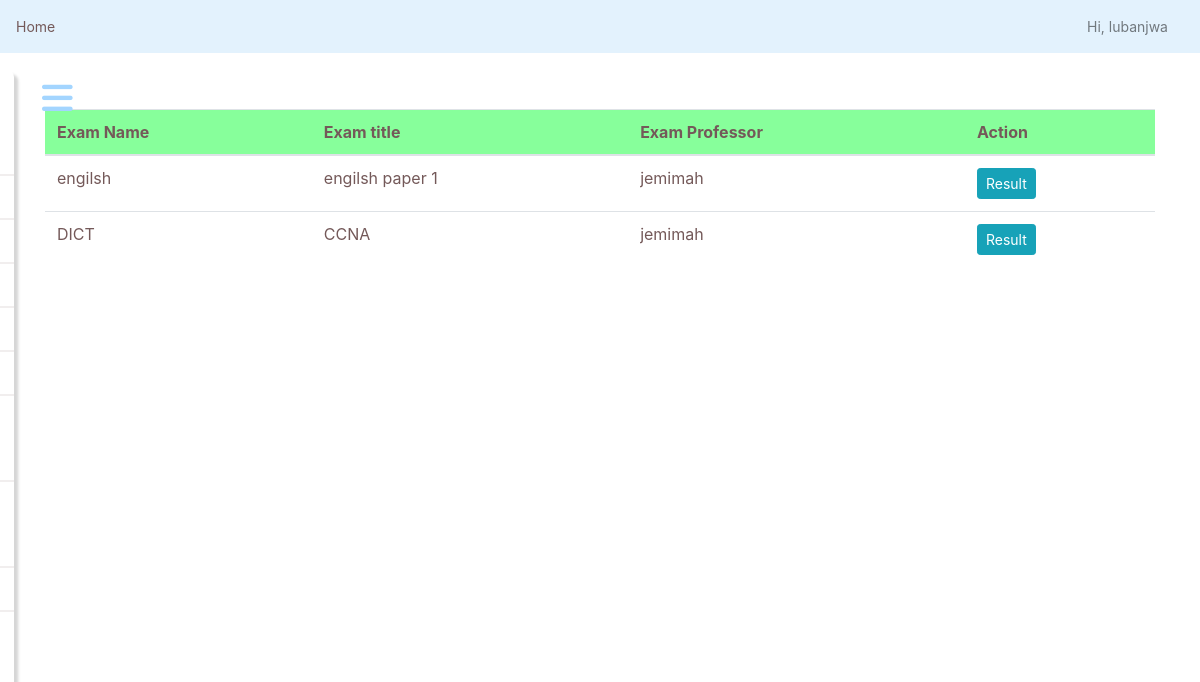
The app's page /exams/student/previous/ (signed in) with its own data.
### questions/models.py (models this page shows)
class Exam_Model(models.Model):
    professor = models.ForeignKey(User, limit_choices_to={'groups__name': "Professor"}, on_delete=models.CASCADE)
    name = models.CharField(max_length=50)
    total_marks = models.IntegerField()
    question_paper = models.ForeignKey(Question_Paper, on_delete=models.CASCADE, related_name='exams')
    start_time = models.DateTimeField(default=datetime.now())
    end_time = models.DateTimeField(default=datetime.now())
    def __str__(self):
        return self.name

### questions/questionpaper_models.py (models this page shows, shortened)
class Question_Paper(models.Model):
    professor = models.ForeignKey(User, limit_choices_to={'groups__name': "Professor"}, on_delete=models.CASCADE)
    qPaperTitle = models.CharField(max_length=100)
    questions = models.ManyToManyField(Question_DB)

### questions/views.py (the view)
# urls.py: path('student/previous/',views.student_view_previous,name="student-previous"),
@login_required(login_url='login')
def student_view_previous(request):
    exams = Exam_Model.objects.all()
    list_of_completed = []
    list_un = []
    for exam in exams:
        if StuExam_DB.objects.filter(examname=exam.name ,student=request.user).exists():
            if StuExam_DB.objects.get(examname=exam.name,student=request.user).completed == 1:
                list_of_completed.append(exam)
        else:
            list_un.append(exam)
    return render(request,'exam/previousstudent.html',{
        'exams':list_un,
        'completed':list_of_completed
    })

### templates/exam/previousstudent.html (shortened to what this page needs)
{% extends 'base.html' %}
{% block body %}
    <div class="container">
        {% if completed %}
                <table class="table">
                    <thead class="thead" style="color: #745959; background-color: #87ff9b">
                        <tr>
                        <th scope="col">Exam Name</th>
                        <th scope="col">Exam title</th>
                        <th scope="col">Exam Professor</th>
                        <th scope="col">Action</th>
                        </tr>
                    </thead>
            {% for exam in completed %}
                    <tbody>
                        <tr>
                        <td>{{exam.name}}</td>
                        <td>{{exam.question_paper.qPaperTitle}}</td>
                        <td>{{exam.professor}}</td>
                        <td>
                            <a href="{% url 'result' exam.id  %}" class="btn btn-sm btn-info">Result</a>
                        </tr>
                    </tbody>
            {% endfor %}
            </table>
        {% else %}
            <div class="jumbotron col-md-12 text-center bg-success">
                NO EXAMS
            </div>
        {% endif %}
    </div>
{% endblock %}

### templates/base.html (shortened to what this page needs)
{% load static %}
<html lang="en">
<head>
     {% block css_block %}
    <link href="{% static 'css/bootstrap.min.css' %}" rel="stylesheet">
    <link href="{% static 'css/main.css' %}" rel="stylesheet">
    <link href="{% static 'css/dashboard.css' %}" rel="stylesheet">
     {% endblock %}
</head>
<body>
    <nav class="navbar navbar-light" style="background-color: #e3f2fd;">
      <a href="{% url 'index' %}" style="color:#745959" >Home</a>
      <ul class="navbar-nav px-3" style="display:flex;flex-direction:row;align-items:center">
        <li class="nav-item text-nowrap">
          <a class="nav-link" href="{% url 'email-student-pref' %}">Hi, {{request.user.username}}</a>
        </li>
      </ul>
    </nav>
    {% include 'partials/_sidebar.html' %}
      {% block body %}
      {% endblock %}
</body>
</html>

### exammain/static/css/dashboard.css (style rules this page uses)
body { font-size: .875rem; }

### templates/base.html (style rules this page uses)
* { color: #745959; }

### templates/partials/_sidebar.html (style rules this page uses)
* { margin: 0; padding: 0; list-style: none; text-decoration: none; }

### records on screen
Exam_Model: name "engilsh", question_paper.qPaperTitle "engilsh paper 1", professor "jemimah"
Exam_Model: name "DICT", question_paper.qPaperTitle "CCNA", professor "jemimah"

### other values on screen
{{ request.user.username }} "lubanjwa"
